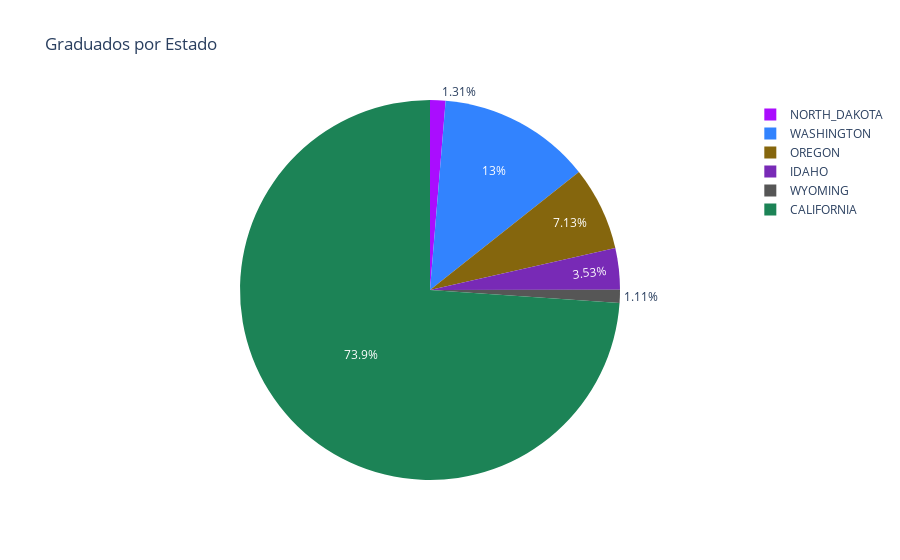

Notebook source saved alongside this figure:
### Code cell
#Gráfico de Pay / Dona
#-------------------------------------------------
educacion = pd.read_csv("Data/states_all.csv", usecols=["STATE", "YEAR", "GRADES_ALL_G"])

px.pie(
    educacion
    .query("YEAR == 2017 and STATE in ['CALIFORNIA', 'OREGON', 'WASHINGTON', 'IDAHO', 'WYOMING', 'NORTH_DAKOTA']")
    , 
    values="GRADES_ALL_G",
    names="STATE",
    color_discrete_sequence=px.colors.qualitative.Alphabet,
 #   hole=.4,
    title="Graduados por Estado",
    category_orders={"STATE": ["NORTH_DAKOTA", "WASHINGTON", "OREGON", "IDAHO", "WYOMING", "CALIFORNIA"]},
)

### Figure 1 — Plotly figure (JSON) as saved in the notebook; plotly's stock layout.template omitted (floating-point values rounded to 4 significant figures)
{"data": [{"direction": "clockwise", "domain": {"x": [0, 1], "y": [0, 1]}, "hovertemplate": "STATE=%{label}<br>GRADES_ALL_G=%{value}<extra></extra>", "labels": ["NORTH_DAKOTA", "WASHINGTON", "OREGON", "IDAHO", "WYOMING", "CALIFORNIA"], "legendgroup": "", "name": "", "showlegend": true, "sort": false, "type": "pie", "values": [111920, 1110367, 608014, 301186, 94258, 6304266]}], "layout": {"legend": {"tracegroupgap": 0}, "piecolorway": ["#AA0DFE", "#3283FE", "#85660D", "#782AB6", "#565656", "#1C8356", "#16FF32", "#F7E1A0", "#E2E2E2", "#1CBE4F", "#C4451C", "#DEA0FD", "#FE00FA", "#325A9B", "#FEAF16", "#F8A19F", "#90AD1C", "#F6222E", "#1CFFCE", "#2ED9FF", "#B10DA1", "#C075A6", "#FC1CBF", "#B00068", "#FBE426", "#FA0087"], "title": {"text": "Graduados por Estado"}}}
